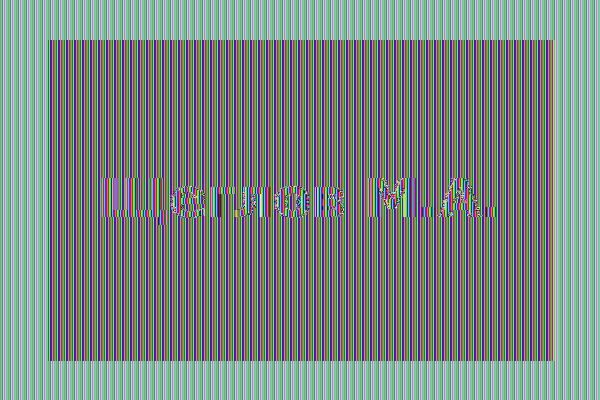
#> input picture crypto/lab2/img/modes/enc_ecb.bmp, 600 x 400 px
$ python make_modes.py
#> lines starting #> are read from the running program, lines starting #| are printed output that depends on the picture
#!/usr/bin/env python3
"""Пункт 3 задания (методичка, с. 21, пп. 1-4):

  1) создать картинку со своими ФИО в формате BMP;
  2) зашифровать её шифром DES в режиме ECB;
  3) зашифровать её же шифром DES в режиме CBC с тем же ключом;
  4) сохранить шифровки в виде картинок для отчёта.

Шифруется массив пикселей, заголовок BMP (54 байта) остаётся открытым —
иначе файл перестанет быть картинкой. Именно так это делает и CrypTool.

DES берётся из OpenSSL (legacy-провайдер); корректность проверяется
эталонным тест-вектором 133457799BBCDFF1 / 0123456789ABCDEF -> 85E813540F0AB405.
"""
import subprocess
import sys
from pathlib import Path

from PIL import Image, ImageDraw, ImageFont

OUT = Path(__file__).resolve().parent.parent / 'img' / 'modes'

W, H = 600, 400           # 600*3 = 1800 байт на строку (кратно 4), 1800*400 кратно 8
HEADER = 54               # BMP: 14 байт file header + 40 байт DIB header
KEY = '0123456789ABCDEF'  # ключ DES, 64 бита (hex)
IV = '0001020304050607'   # вектор инициализации для CBC, 64 бита (hex)

FIO = 'Щеглов М.А.'
FONT_PATHS = [
    '/usr/share/fonts/truetype/dejavu/DejaVuSans-Bold.ttf',
    '/usr/share/fonts/truetype/dejavu/DejaVuSans.ttf',
]


def openssl_des(data: bytes, mode: str) -> bytes:
    """DES в режиме ecb/cbc через OpenSSL с legacy-провайдером, без дополнения."""
    cmd = ['openssl', 'enc', f'-des-{mode}', '-nopad',
           '-provider', 'legacy', '-provider', 'default', '-K', KEY]
    if mode == 'cbc':
        cmd += ['-iv', IV]
    p = subprocess.run(cmd, input=data, capture_output=True)
    if p.returncode != 0:
        raise RuntimeError(p.stderr.decode())
    return p.stdout


def self_test():
    """Проверка DES по эталонному тест-вектору."""
    got = openssl_des(bytes.fromhex('0123456789ABCDEF'), 'ecb')
    key_backup = KEY
    assert key_backup is not None
    expected = '85E813540F0AB405'
    # тест-вектор задан для ключа 133457799BBCDFF1, поэтому вызываем напрямую
    p = subprocess.run(
        ['openssl', 'enc', '-des-ecb', '-nopad', '-provider', 'legacy',
         '-provider', 'default', '-K', '133457799BBCDFF1'],
        input=bytes.fromhex('0123456789ABCDEF'), capture_output=True)
    assert p.stdout.hex().upper() == expected, 'DES работает неверно!'
    print(f'  self-test DES: {p.stdout.hex().upper()} == {expected}  OK')
    return got


def make_source():
    """п.1 — картинка со своими ФИО."""
    img = Image.new('RGB', (W, H), (91, 141, 199))          # синяя рамка
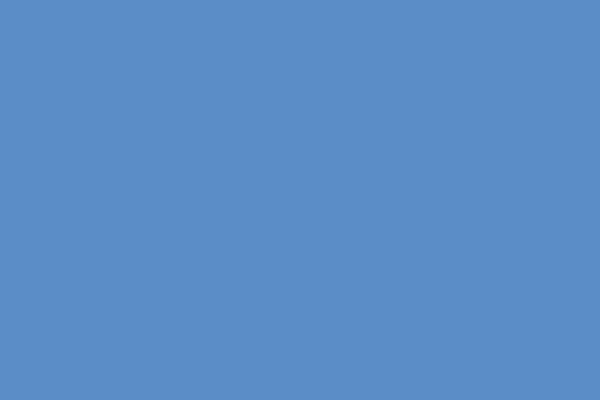
#> img: PIL image 600x400 RGB; mean R, G, B 91, 141, 199
    d = ImageDraw.Draw(img)
    d.rectangle([48, 40, W - 48, H - 40], fill=(255, 255, 255))   # белое поле
    font = None
    for fp in FONT_PATHS:
        if Path(fp).exists():
            font = ImageFont.truetype(fp, 54)
            break
    if font is None:
        font = ImageFont.load_default()
    box = d.textbbox((0, 0), FIO, font=font)
#> box = (0, 12, 403, 59)
    d.text(((W - (box[2] - box[0])) / 2, (H - (box[3] - box[1])) / 2 - 10),
           FIO, fill=(0, 0, 0), font=font)
    path = OUT / 'src_fio.bmp'
    img.save(path)
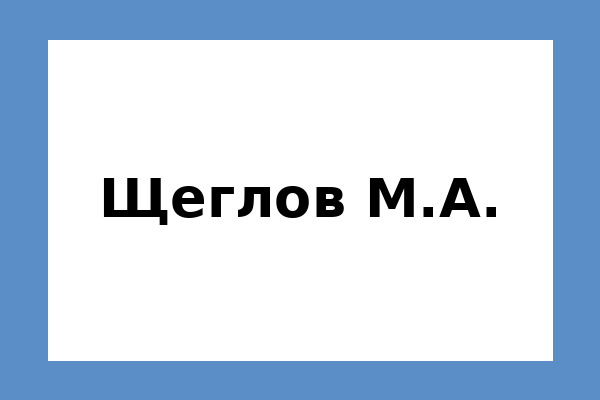
#> saved as src_fio.bmp: PIL image 600x400 RGB; mean R, G, B 194.7, 211, 229.8
    return path


def encrypt_bmp(src: Path, mode: str, dst_bmp: Path):
    """пп.2-3 — зашифрование массива пикселей, заголовок не трогаем."""
    raw = src.read_bytes()
    head, body = raw[:HEADER], raw[HEADER:]
    tail = len(body) % 8
    core, rest = (body, b'') if tail == 0 else (body[:-tail], body[-tail:])
    enc = openssl_des(core, mode) + rest
    assert len(enc) == len(body), 'длина данных изменилась'
    dst_bmp.write_bytes(head + enc)
    return dst_bmp


def main():
    OUT.mkdir(parents=True, exist_ok=True)
    print('Проверка DES:')
    self_test()

    src = make_source()
    print(f'\nп.1  Исходная картинка с ФИО: {src.name}  ({W}x{H}, 24 бита)')

    for mode in ('ecb', 'cbc'):
        bmp = encrypt_bmp(src, mode, OUT / f'enc_{mode}.bmp')
        png = OUT / f'enc_{mode}.png'
        Image.open(bmp).save(png)
        n = 2 if mode == 'ecb' else 3
        print(f'п.{n}  DES в режиме {mode.upper()}: {bmp.name} -> {png.name}')

    Image.open(src).save(OUT / 'src_fio.png')
    print('\nп.4  Шифровки сохранены как картинки (PNG) для отчёта.')
    print(f'     Ключ DES: {KEY}' + (f', IV: {IV}' if True else ''))


if __name__ == '__main__':
    sys.exit(main())
#> (the program exits here)
